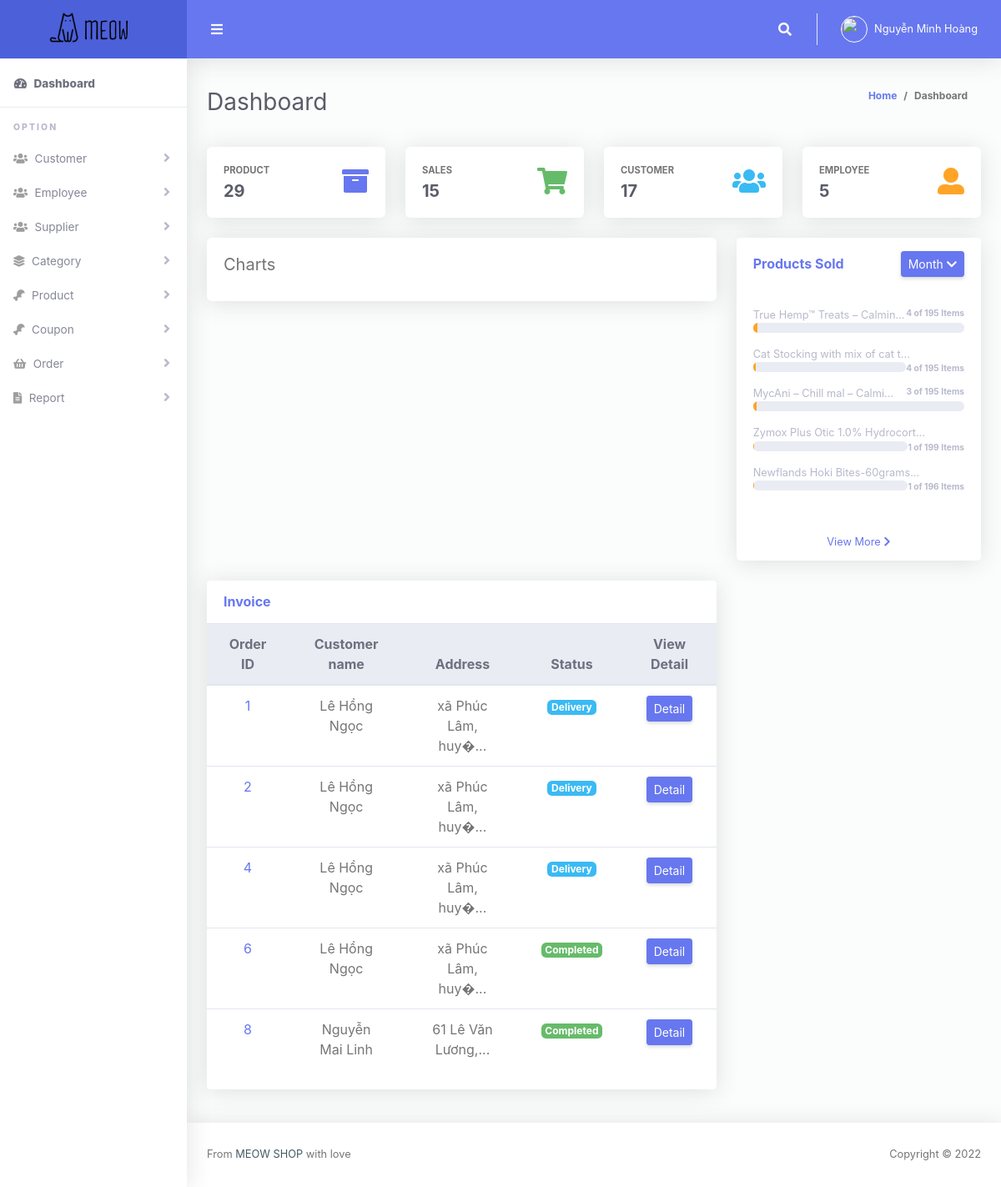
The page /_admin/index.php (signed in) on the database its author committed.
### tables this page shows
CREATE TABLE `count_others` (
  `count_other_id` int(5) NOT NULL,
  `count_other_name` varchar(50) DEFAULT NULL,
  `count_other` int(10) DEFAULT NULL
);

CREATE TABLE `count_sales` (
  `count_sales_id` int(5) NOT NULL,
  `product_id` int(5) DEFAULT NULL,
  `count_sale` int(10) DEFAULT NULL
);

CREATE TABLE `products` (
  `product_id` int(5) NOT NULL,
  `product_name` varchar(50) DEFAULT NULL,
  `product_type_id` int(5) DEFAULT NULL,
  `brand` varchar(50) DEFAULT NULL,
  `product_quantity` int(10) DEFAULT NULL,
  `product_description` mediumtext DEFAULT NULL,
  `product_price` double DEFAULT NULL,
  `product_image_1` varchar(50) DEFAULT NULL,
  `product_image_2` varchar(50) DEFAULT NULL,
  `product_image_3` varchar(50) DEFAULT NULL
);

CREATE TABLE `orders` (
  `order_id` int(5) NOT NULL,
  `account_id` int(5) DEFAULT NULL,
  `order_product_all_id` varchar(50) DEFAULT NULL,
  `order_all_quantity` varchar(50) DEFAULT NULL,
  `order_name` varchar(50) DEFAULT NULL,
  `order_address` varchar(50) DEFAULT NULL,
  `order_phone` varchar(20) DEFAULT NULL,
  `order_notes` text DEFAULT NULL,
  `date_invoice_order` datetime NOT NULL DEFAULT current_timestamp(),
  `order_status_id` int(5) DEFAULT NULL
);

### _Admin/index.php (the view, shortened to what the rows shown need)
<?php
include('../database/connect.php');
?>
<!DOCTYPE html>
<html lang="en">
    <head>
        <link href="../assets/others/vendor/fontawesome-free/css/all.min.css" rel="stylesheet" type="text/css">
        <link href="../assets/others/vendor/bootstrap/css/bootstrap.min.css" rel="stylesheet" type="text/css">
        <link href="../assets/css/admin/ruang-admin.min.css" rel="stylesheet">
    </head>
    <body id="page-top">
        <div id="wrapper">
            <div id="content-wrapper" class="d-flex flex-column">
                <div id="content">
                    <div class="container-fluid" id="container-wrapper">
                        <div class="d-sm-flex align-items-center justify-content-between mb-4">
                            <h1 class="h3 mb-0 text-gray-800">Dashboard</h1>
                        </div>
                        <div class="row mb-3">
                            <div class="col-xl-3 col-md-6 mb-4">
                                <div class="card h-100">
                                    <div class="card-body">
                                        <div class="row align-items-center">
                                            <div class="col mr-2">
                                                <div class="text-xs font-weight-bold text-uppercase mb-1">Product</div>
                                                <?php
                                                $query_product = mysqli_query($con, "SELECT count_other FROM count_others WHERE count_other_name='products';");
                                                while ($row_product = mysqli_fetch_array($query_product)) {
                                                    ?>
                                                    <div class="h5 mb-0 font-weight-bold text-gray-800"><?php echo htmlentities($row_product['count_other']); ?></div>
                                                <?php } ?>
                                            </div>
                                        </div>
                                    </div>
                                </div>
                            </div>
                            <div class="col-xl-3 col-md-6 mb-4">
                                <div class="card h-100">
                                    <div class="card-body">
                                        <div class="row no-gutters align-items-center">
                                            <div class="col mr-2">
                                                <div class="text-xs font-weight-bold text-uppercase mb-1">Customer</div>
                                                <?php
                                                $query_customer = mysqli_query($con, "SELECT count_other FROM count_others WHERE count_other_name='customers';");
                                                while ($row_customer = mysqli_fetch_array($query_customer)) {
                                                    ?>
                                                    <div class="h5 mb-0 mr-3 font-weight-bold text-gray-800"><?php echo htmlentities($row_customer['count_other']); ?></div>
                                                <?php } ?>
                                            </div>
                                        </div>
                                    </div>
                                </div>
                            </div>
                            <div class="col-xl-3 col-md-6 mb-4">
                                <div class="card h-100">
                                    <div class="card-body">
                                        <div class="row no-gutters align-items-center">
                                            <div class="col mr-2">
                                                <div class="text-xs font-weight-bold text-uppercase mb-1">Employee</div>
                                                <?php
                                                $query_employee = mysqli_query($con, "SELECT count_other FROM count_others WHERE count_other_name='employees';");
                                                while ($row_employee = mysqli_fetch_array($query_employee)) {
                                                    ?>
                                                    <div class="h5 mb-0 mr-3 font-weight-bold text-gray-800"><?php echo htmlentities($row_employee['count_other']); ?></div>
                                                <?php } ?>
                                            </div>
                                        </div>
                                    </div>
                                </div>
                            </div>
                            <div class="col-xl-4 col-lg-5">
                                <div class="card mb-4">
                                    <div class="card-body">
                                        <?php
                                        $query_sales = mysqli_query($con, "SELECT product_name, product_quantity, count_sale FROM count_sales, products WHERE products.product_id=count_sales.product_id ORDER BY count_sale DESC LIMIT 5;");
                                        while ($row_sale = mysqli_fetch_array($query_sales)) {
                                            ?>
                                            <div class="mb-3">
                                                <div class="small text-gray-500"><?php echo htmlentities(substr($row_sale['product_name'], 0, 30)); ?>...
                                                    <div class="small float-right"><b><?php echo htmlentities($row_sale['count_sale']); ?> of <?php echo htmlentities($row_sale['product_quantity']); ?> Items</b></div>
                                                </div>
                                                <div class="progress" style="height: 12px;">
                                                    <div class="progress-bar bg-warning" role="progressbar" style="width: <?php echo htmlentities(($row_sale['count_sale'] / $row_sale['product_quantity']) * 100); ?>%" aria-valuenow="<?php echo htmlentities(($row_sale['count_sale'] / $row_sale['product_quantity']) * 100); ?>"
                                                         aria-valuemin="0" aria-valuemax="100"></div>
                                                </div>
                                            </div>
                                        <?php } ?>
                                    </div>
                                </div>
                            </div>
                            <div class="col-xl-8 col-lg-7 mb-4">
                                <div class="card">
                                    <div class="table-responsive">
                                        <table class="table align-items-center table-flush table-hover" id="dataTableHover">
                                            <thead class="thead-light">
                                                <tr  style="text-align: center;">
                                                    <th>Order ID</th>
                                                    <th>Customer name</th>
                                                    <th>Address</th>
                                                    <th>Status</th>
                                                    <th>View Detail</th>
                                                </tr>
                                            </thead>
                                            <tbody  style="text-align: center;">
                                                <?php
                                                $infor_all_order = "order_id, order_name, order_address, order_status_id";
                                                $query_all_order = mysqli_query($con, "SELECT " . $infor_all_order . " FROM orders LIMIT 5;");
                                                while ($row = mysqli_fetch_array($query_all_order)) {
                                                    ?>
                                                    <tr>
                                                        <td><a href="#"><?php echo htmlentities($row['order_id']); ?></a></td>
                                                        <td><?php echo htmlentities($row['order_name']); ?></td>
                                                        <td><?php echo htmlentities(substr($row['order_address'], 0, 20)); ?>...</td>
                                                        <?php if ($row['order_status_id'] == 1) { ?>
                                                            <td><span class="badge badge-warning">Waiting</span></td>
                                                        <?php } elseif ($row['order_status_id'] == 2) { ?>
                                                            <td><span class="badge badge-info">Delivery</span></td>
                                                        <?php } elseif ($row['order_status_id'] == 3) { ?>
                                                            <td><span class="badge badge-success">Completed</span></td>
                                                        <?php } elseif ($row['order_status_id'] == 4) { ?>
                                                            <td><span class="badge badge-secondary">Pending</span></td>
                                                        <?php } ?>
                                                        <td><a href="update_orders.php?order_id=<?php echo htmlentities($row['order_id']); ?>" class="btn btn-sm btn-primary">Detail</a></td>
                                                    </tr>
                                                <?php } ?>
                                            </tbody>
                                        </table>
                                    </div>
                                </div>
                            </div>
                        </div>
                    </div>
                </div>
            </div>
        </div>
    </body>
</html>

### rows shown on the page
count_others: count_other "29"
count_others: count_other "17"
count_others: count_other "5"
count_sales: product.product_name "True Hemp™ Treats – Calmin", count_sale "4", product.product_quantity "195"
count_sales: product.product_name "Cat Stocking with mix of cat t", count_sale "4", product.product_quantity "195"
count_sales: product.product_name "MycAni – Chill mal – Calmi", count_sale "3", product.product_quantity "195"
count_sales: product.product_name "Zymox Plus Otic 1.0% Hydrocort", count_sale "1", product.product_quantity "199"
count_sales: product.product_name "Newflands Hoki Bites-60grams", count_sale "1", product.product_quantity "196"
orders: order_id "1", order_name "Lê Hồng Ngọc", order_address "xã Phúc Lâm, huy�", shows "Delivery"
orders: order_id "2", order_name "Lê Hồng Ngọc", order_address "xã Phúc Lâm, huy�", shows "Delivery"
orders: order_id "4", order_name "Lê Hồng Ngọc", order_address "xã Phúc Lâm, huy�", shows "Delivery"
orders: order_id "6", order_name "Lê Hồng Ngọc", order_address "xã Phúc Lâm, huy�", shows "Completed"
orders: order_id "8", order_name "Nguyễn Mai Linh", order_address "61 Lê Văn Lương,", shows "Completed"

### other values the page prints
$_SESSION['account_name'] "Nguyễn Minh Hoàng"
$row_sale['cout'] "15"
